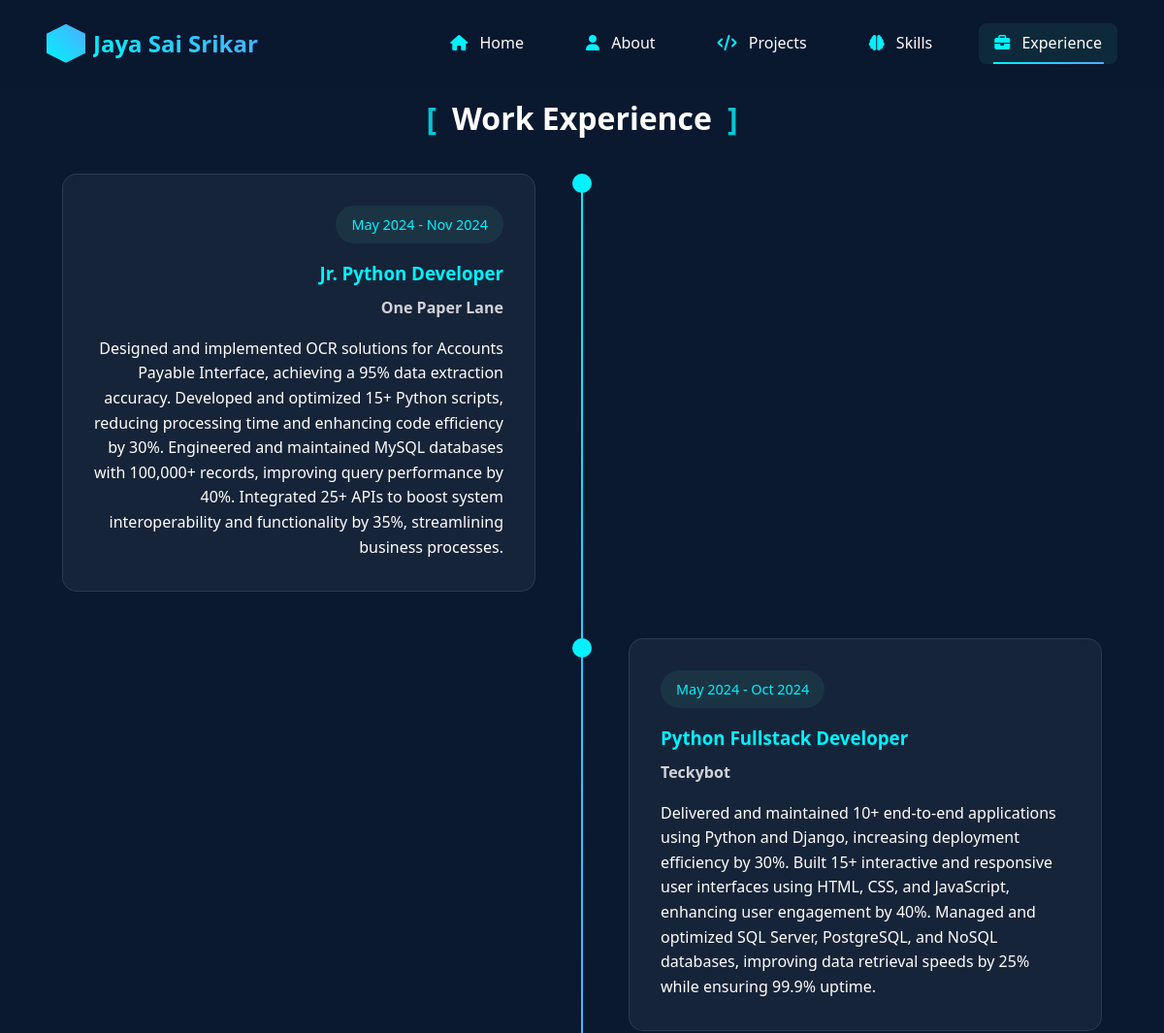
Before: /experience/ (upper part) with the older database file.
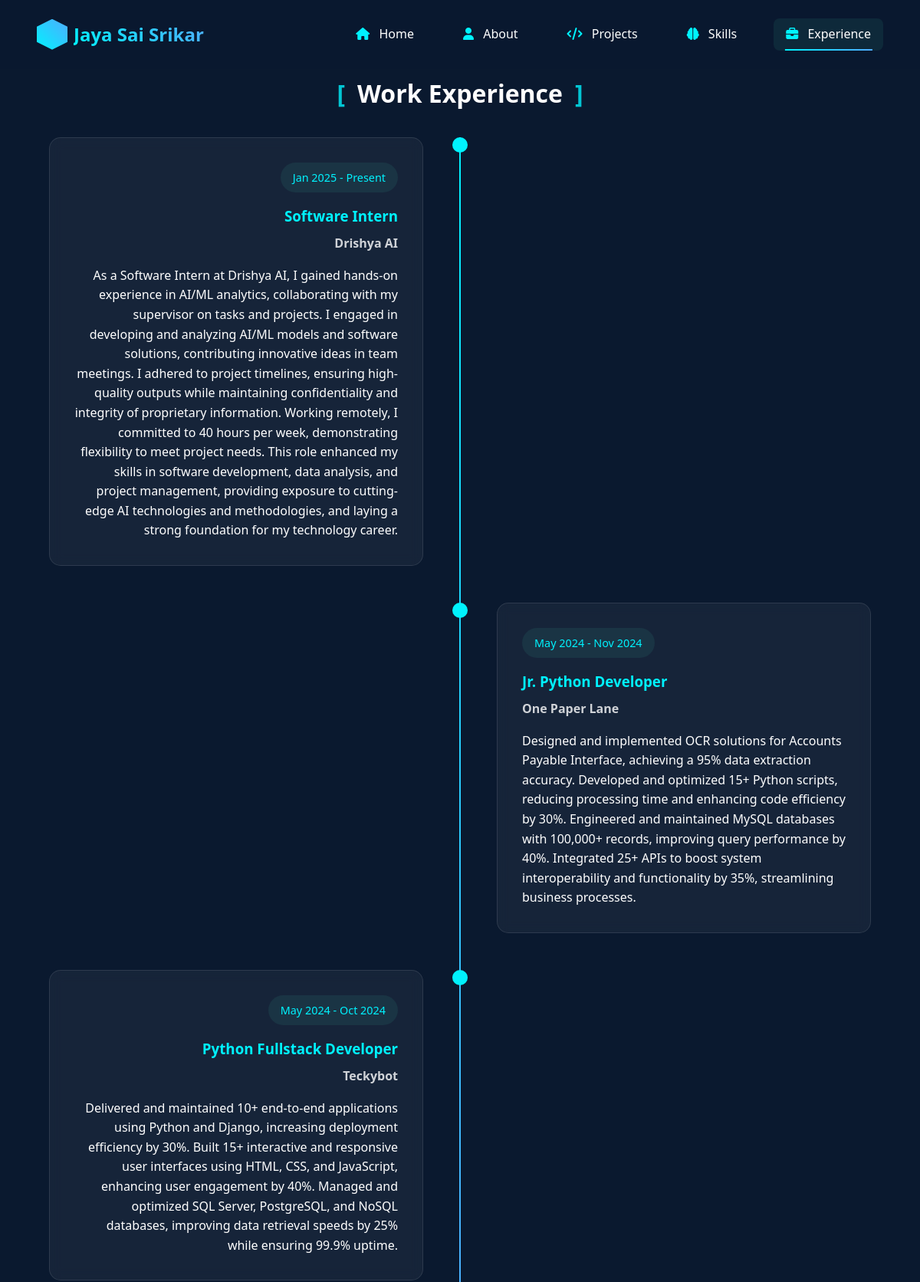
After: the same page with the newer database file.
### core/models.py (models this page shows, shortened)
class Experience(models.Model):
    company = models.CharField(max_length=200)
    position = models.CharField(max_length=200)
    description = models.TextField()
    start_date = models.DateField()
    end_date = models.DateField(null=True, blank=True)
    current = models.BooleanField(default=False)
    class Meta:
        ordering = ['-start_date']

### core/views.py (the view)
# urls.py: path('experience/', views.experience, name='experience'),
def experience(request):
    experiences = Experience.objects.all().order_by('-start_date')
    context = {
        'experiences': experiences
    }
    return render(request, 'core/experience.html', context)

### core/templatetags/custom_filters.py (called while the page is built)
@register.filter
def multiply(value, arg):
    try:
        return int(value) * int(arg)
    except (ValueError, TypeError):
        return ''

### templates/core/experience.html (shortened to what this page needs)
{% extends 'core/base.html' %}
{% load custom_filters %}
{% block content %}
<div class="experience-section">
    <div class="experience-container">
        <div class="section-header" data-aos="fade-down">
            <div class="section-title">
                <span class="bracket">[</span>
                <h1>Work Experience</h1>
                <span class="bracket">]</span>
            </div>
        </div>
        <div class="timeline">
            {% for exp in experiences %}
                <div class="timeline-item" data-aos="fade-up" data-aos-delay="{{ forloop.counter|multiply:100 }}">
                    <div class="timeline-dot"></div>
                    <div class="timeline-content">
                        <div class="time-badge">
                            {{ exp.start_date|date:"M Y" }} -
                            {% if exp.current %}
                                Present
                            {% else %}
                                {{ exp.end_date|date:"M Y" }}
                            {% endif %}
                        </div>
                        <h3>{{ exp.position }}</h3>
                        <h4>{{ exp.company }}</h4>
                        <p>{{ exp.description }}</p>
                    </div>
                </div>
            {% endfor %}
        </div>
    </div>
</div>
{% endblock %}

### templates/core/base.html (shortened to what this page needs)
{% load static %}
<!DOCTYPE html>
<html lang="en">
<head>
    <link rel="stylesheet" href="https://cdnjs.cloudflare.com/ajax/libs/font-awesome/6.4.0/css/all.min.css">
    <link rel="stylesheet" href="https://unpkg.com/aos@next/dist/aos.css" />
    <link rel="stylesheet" href="{% static 'css/style.css' %}" type="text/css">
</head>
<body>
    <div id="vanta-bg"></div>
    <nav class="navbar futuristic">
        <div class="nav-container">
            <div class="nav-brand">
                <div class="logo-container">
                    <div class="logo-hex"></div>
                    <span>Jaya Sai Srikar</span>
                </div>
            </div>
            <div class="nav-links">
                <a href="{% url 'home' %}" class="nav-link {% if request.path == '/' %}active{% endif %}">
                    <i class="fas fa-home"></i>
                    <span>Home</span>
                </a>
                <a href="{% url 'about' %}" class="nav-link {% if request.path == '/about/' %}active{% endif %}">
                    <i class="fas fa-user"></i>
                    <span>About</span>
                </a>
                <a href="{% url 'projects' %}" class="nav-link {% if request.path == '/projects/' %}active{% endif %}">
                    <i class="fas fa-code"></i>
                    <span>Projects</span>
                </a>
                <a href="{% url 'skills' %}" class="nav-link {% if request.path == '/skills/' %}active{% endif %}">
                    <i class="fas fa-brain"></i>
                    <span>Skills</span>
                </a>
                <a href="{% url 'experience' %}" class="nav-link {% if request.path == '/experience/' %}active{% endif %}">
                    <i class="fas fa-briefcase"></i>
                    <span>Experience</span>
                </a>
            </div>
        </div>
    </nav>
    <main class="page-content">
        {% block content %}{% endblock %}
    </main>
</body>
</html>

### static/css/style.css (style rules this page uses)
:root { --primary-color: #00f2fe; --secondary-color: #4facfe; --accent-color: #f093fb; --text-color: #ffffff; --bg-color: #0a192f; --nav-bg: rgba(10, 25, 47, 0.85); }
* { margin: 0; padding: 0; box-sizing: border-box; }
html { scroll-behavior: smooth; }
body { font-family: 'Segoe UI', Tahoma, Geneva, Verdana, sans-serif; background-color: var(--bg-color); color: var(--text-color); line-height: 1.6; position: relative; min-height: 100vh; cursor: none; }
#vanta-bg { position: fixed; top: 0; left: 0; width: 100%; height: 100%; z-index: 1; filter: blur(2px); opacity: 0.9; }
.navbar { position: fixed; top: 0; left: 0; width: 100%; padding: 1.5rem 3rem; background: rgba(10, 25, 47, 0.85); backdrop-filter: blur(10px); z-index: 1000; transition: all 0.3s ease; }
.nav-container { max-width: 1400px; margin: 0 auto; display: flex; justify-content: space-between; align-items: center; }
.nav-brand { display: flex; align-items: center; gap: 1rem; }
.logo-container { display: flex; align-items: center; gap: 0.5rem; }
.logo-hex { width: 40px; height: 40px; background: linear-gradient(45deg, var(--primary-color), var(--secondary-color)); clip-path: polygon(50% 0%, 100% 25%, 100% 75%, 50% 100%, 0% 75%, 0% 25%); display: flex; align-items: center; justify-content: center; transition: transform 0.3s ease; }
.nav-brand span { font-size: 1.5rem; font-weight: 700; background: linear-gradient(45deg, var(--primary-color), var(--secondary-color)); -webkit-background-clip: text; -webkit-text-fill-color: transparent; }
.nav-links { display: flex; gap: 2rem; align-items: center; }
.nav-link { position: relative; color: var(--text-color); text-decoration: none; font-size: 1rem; padding: 0.5rem 1rem; transition: all 0.3s ease; border-radius: 8px; }
.nav-link:hover, .nav-link.active { background: rgba(59, 186, 156, 0.1); }
.nav-link i { margin-right: 0.5rem; color: var(--primary-color); }
.nav-link::after { content: ''; position: absolute; bottom: 0; left: 50%; width: 0; height: 2px; background: linear-gradient(90deg, var(--primary-color), var(--secondary-color)); transition: all 0.3s ease; transform: translateX(-50%); }
.nav-link:hover::after, .nav-link.active::after { width: 80%; }
.page-content { position: relative; z-index: 2; min-height: 100vh; }
.section-title { display: flex; align-items: center; justify-content: center; gap: 1rem; }
.bracket { font-size: 2rem; color: var(--primary-color); font-weight: bold; opacity: 0.8; }
.experience-section { padding: 6rem 1rem; position: relative; z-index: 2; }
.experience-container { max-width: 1200px; margin: 0 auto; width: 100%; }
.timeline { position: relative; padding: 2rem 0; width: 100%; }
.timeline::before { content: ''; position: absolute; left: 50%; transform: translateX(-50%); width: 2px; height: 100%; background: linear-gradient(to bottom, var(--primary-color), var(--secondary-color)); }
.timeline-item { position: relative; margin-bottom: 3rem; width: 50%; padding: 0 3rem; }
.timeline-item:nth-child(odd) { left: 0; text-align: right; }
.timeline-item:nth-child(even) { left: 50%; text-align: left; }
.timeline-dot { position: absolute; width: 20px; height: 20px; background: var(--primary-color); border-radius: 50%; top: 0; }
.timeline-item:nth-child(odd) .timeline-dot { right: -10px; }
.timeline-item:nth-child(even) .timeline-dot { left: -10px; }
.timeline-content { background: rgba(255, 255, 255, 0.05); backdrop-filter: blur(8px); border: 1px solid rgba(255, 255, 255, 0.1); border-radius: 15px; padding: 2rem; }
.time-badge { display: inline-block; background: rgba(59, 186, 156, 0.1); color: var(--primary-color); padding: 0.5rem 1rem; border-radius: 50px; margin-bottom: 1rem; font-size: 0.9rem; }
.timeline-content h3 { color: var(--primary-color); margin-bottom: 0.5rem; }
.timeline-content h4 { color: var(--text-color); opacity: 0.8; margin-bottom: 1rem; }
.timeline-content p { line-height: 1.6; }

Changed rows visible on the page:
added Experience: start_date "Jan 2025", current "Present", position "Software Intern", company "Drishya AI", description "As a Software Intern at Drishya AI, I gained hands-on experience in AI/ML analytics, collaborating with my supervisor on tasks and projects. I engaged in developing and analyzing AI/ML models and software solutions, contributing innovative ideas in team meetings. I adhered to project timelines, ensuring high-quality outputs while maintaining confidentiality and integrity of proprietary information. Working remotely, I committed to 40 hours per week, demonstrating flexibility to meet project needs. This role enhanced my skills in software development, data analysis, and project management, providing exposure to cutting-edge AI technologies and methodologies, and laying a strong foundation…"
